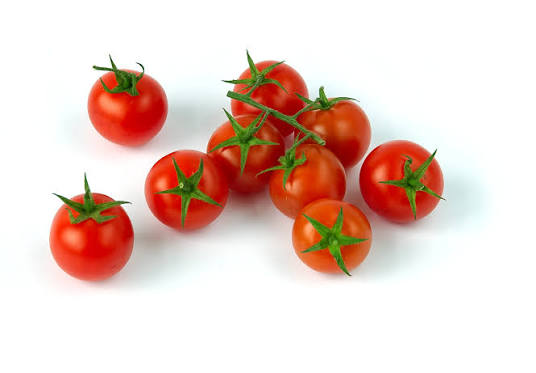
#> input picture 0707/study/tomato.jpg, 536 x 373 px, found by its file name
$ python trackbar.py
#> lines starting #> are read from the running program, lines starting #| are printed output that depends on the picture; after the words box and inside, x2 and y2 are one past the last pixel; in counts of white or black regions, pixels touching at a corner belong together
import cv2
import numpy as np

#슬라이더 동작 시 '비어있는 함수' 필요
#콜백 함수: 미리 등록되어 있는 함수.
#사용자가 창에 있는 슬라이더를 움직임 -> 움직임을 x라 하고 이 x를 실제 값에 전달해줌.
def on_trackbar(x):
    #이 함수가 실질적으로 뭔가 동작을 하는 것은 아님
    pass

#'이런 이름'을 가진 창을 하나 띄워줌
cv2.namedWindow("사용자 인터랙션")
#cv2.createTrackbar(a,b,c,d,e)
#a: 트랙바 이름, b: 트랙바 '창'의 이름,
#c: 트랙바 최소값, d:최대값,
#e: 연결된 콜백 함수
cv2.createTrackbar('Low', "사용자 인터랙션", 0, 255, on_trackbar)
cv2.createTrackbar('High', "사용자 인터랙션", 0, 255, on_trackbar)

image_path = r'C:\Users\user\Desktop\Git\OpenCV\tomato.jpg'
#이미지를 가져옴
image = cv2.imread(image_path, cv2.IMREAD_GRAYSCALE)
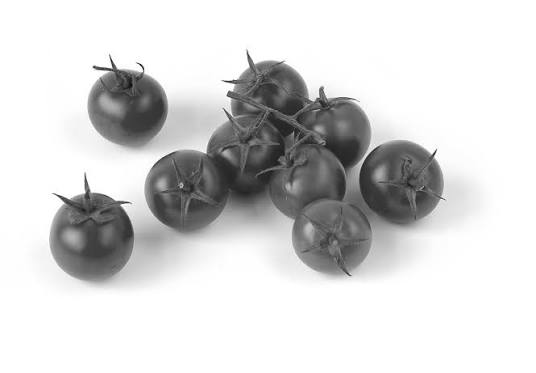
#> image: shape (373, 536); min 6, max 255, mean 214.3
image = cv2.resize(image, (700,400))
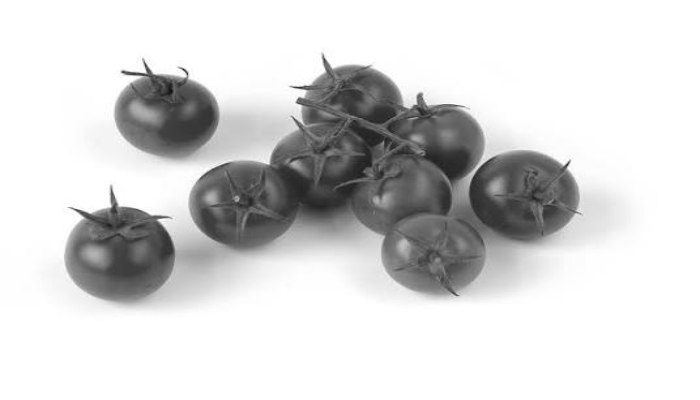
#> image: shape (400, 700); min 12, max 255, mean 214.2
while True:
    #변화
    low = cv2.getTrackbarPos('Low', "사용자 인터랙션")
    high = cv2.getTrackbarPos('High', "사용자 인터랙션")
    print(f'낮은 값 {low}, 높은 값 {high}')

    image_canny = cv2.Canny(image, low, high)
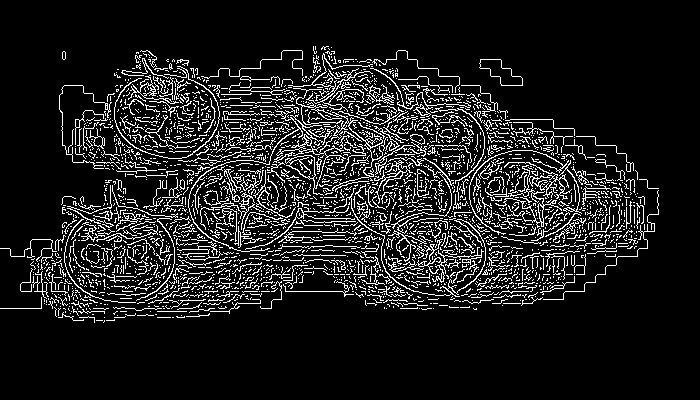
#> image_canny: shape (400, 700); 11.3% white in thin lines or dots, all inside (x1, y1, x2, y2) = (0, 46, 659, 323)

    #이미지를 보여줌
    cv2.imshow('사용자 인터랙션', image_canny)

    #종료 관련
    cv2.waitKey(1)
    #0xFF : 키가 눌렸다면 검사
    #== ord('q'): 눌린 키가 'q'키인지?
    if cv2.waitKey(1) & 0xFF == ord('q'):
#> (key q is pressed here)
        break
cv2.destroyAllWindows()
